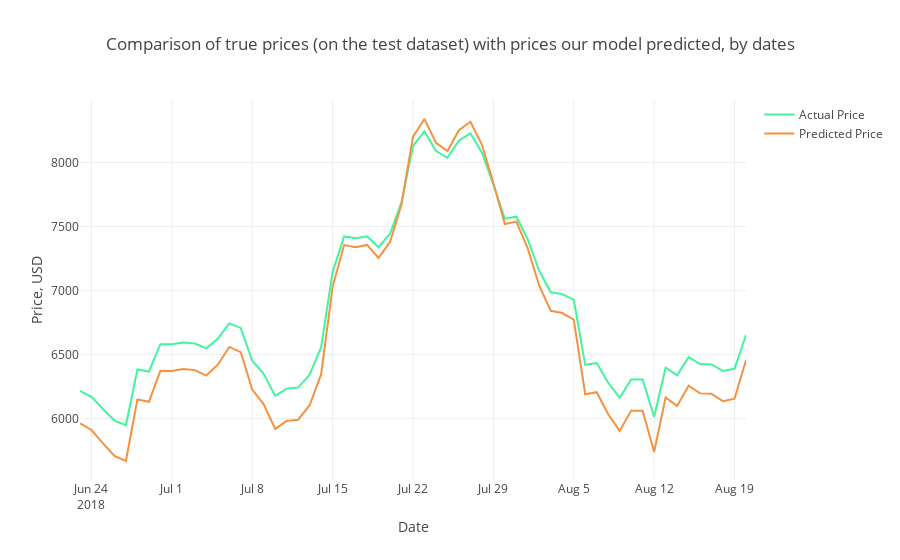

The notebook cell this image was saved under:
### Code cell
# Ahora se extrae con el formato de fechas y se traza 
Test_Dates = BTC_daily_price[len(BTC_daily_price)-days_from_train:].index

trace1 = go.Scatter(x=Test_Dates, y=Y_test2_inverse, name= 'Actual Price',
                   line = dict(color = ('rgb(66, 244, 155)'),width = 2))
trace2 = go.Scatter(x=Test_Dates, y=prediction2_inverse, name= 'Predicted Price',
                   line = dict(color = ('rgb(244, 146, 65)'),width = 2))
data = [trace1, trace2]
layout = dict(title = 'Comparison of true prices (on the test dataset) with prices our model predicted, by dates',
             xaxis = dict(title = 'Date'), yaxis = dict(title = 'Price, USD'))
fig = dict(data=data, layout=layout)
py.iplot(fig, filename='results_demonstrating1')
